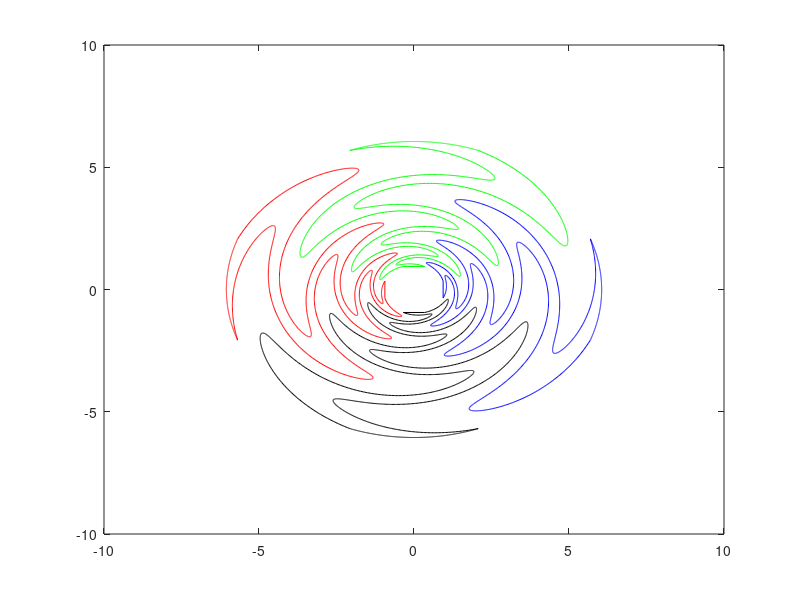

The MATLAB script that drew this image:
clc; clear all; close all;

tau  = 1.35; %between 1.2 and 1.5
alpha = deg2rad(50); %between 30 and 70 deg
delta = deg2rad(20); %angular width of the arm
N=6;

R0 = 1; %initial radius
R_end = R0*(tau^N); %final radius
np = 1000;
r = linspace(R0,R_end,np);
ang1 = pi/2;

%Polar form
phi1 = delta + alpha*sin((pi*log(r/R0))/log(tau));
phi2 = -delta + alpha*sin((pi*log(r/R0))/log(tau));
phi3 = ang1 + delta + alpha*sin((pi*log(r/R0))/log(tau));
phi4 = ang1 + -delta + alpha*sin((pi*log(r/R0))/log(tau));

phi1_start = delta + alpha*sin((pi*log(R0/R0))/log(tau));
phi2_start = -delta + alpha*sin((pi*log(R0/R0))/log(tau));
phi3_start = ang1 + delta + alpha*sin((pi*log(R0/R0))/log(tau));
phi4_start = ang1 + -delta + alpha*sin((pi*log(R0/R0))/log(tau));

phi1_end = delta + alpha*sin((pi*log(R_end/R0))/log(tau));
phi2_end = -delta + alpha*sin((pi*log(R_end/R0))/log(tau));
phi3_end = ang1 + delta + alpha*sin((pi*log(R_end/R0))/log(tau));
phi4_end = ang1 + -delta + alpha*sin((pi*log(R_end/R0))/log(tau));

x_in1 = R0*cos(phi1_start);
y_in1 = R0*sin(phi1_start);

x_in2 = R0*cos(phi2_start);
y_in2 = R0*sin(phi2_start);

x_in3 = R0*cos(phi3_start);
y_in3 = R0*sin(phi3_start);

x_in4 = R0*cos(phi4_start);
y_in4 = R0*sin(phi4_start);

%t_start = linspace(phi1_start,phi2_start,np);

t_end_1 = linspace(phi1_end,phi2_end,np);
x_ob_1 = R_end*cos(t_end_1);
y_ob_1 = R_end*sin(t_end_1);

t_end_2 = linspace(phi3_end,phi4_end,np);
x_ob_2 = R_end*cos(t_end_2);
y_ob_2 = R_end*sin(t_end_2);

%Cartesian form
x1 = r.*cos(phi1);y1 = r.*sin(phi1);
x2 = r.*cos(phi2);y2 = r.*sin(phi2);
x3 = r.*cos(phi3);y3 = r.*sin(phi3);
x4 = r.*cos(phi4);y4 = r.*sin(phi4);

figure() ; plot(x1,y1, '-b'); 
hold on; plot(x2,y2,'-b');
hold on; plot(-x1,-y1, '-r');
hold on; plot(-x2,-y2,'-r');
hold on; plot(x3,y3,'-g');
hold on; plot(x4,y4,'-g');
hold on; plot(-x3,-y3,'-k');
hold on; plot(-x4,-y4,'-k');

hold on ; plot(x_ob_1,y_ob_1, '-b');
hold on ; plot(-x_ob_1,-y_ob_1, '-r');
hold on ; plot(x_ob_2,y_ob_2, '-g');
hold on ; plot(-x_ob_2,-y_ob_2, '-k');

hold on ; plot([x_in1,x_in2],[y_in1,y_in2], '-b');
hold on ; plot(-[x_in1,x_in2],-[y_in1,y_in2], '-r');
hold on ; plot([x_in3,x_in4],[y_in3,y_in4], '-g');
hold on ; plot(-[x_in3,x_in4],-[y_in3,y_in4], '-k');

lim = 10;
xlim([-lim lim]) ; ylim([-lim lim])